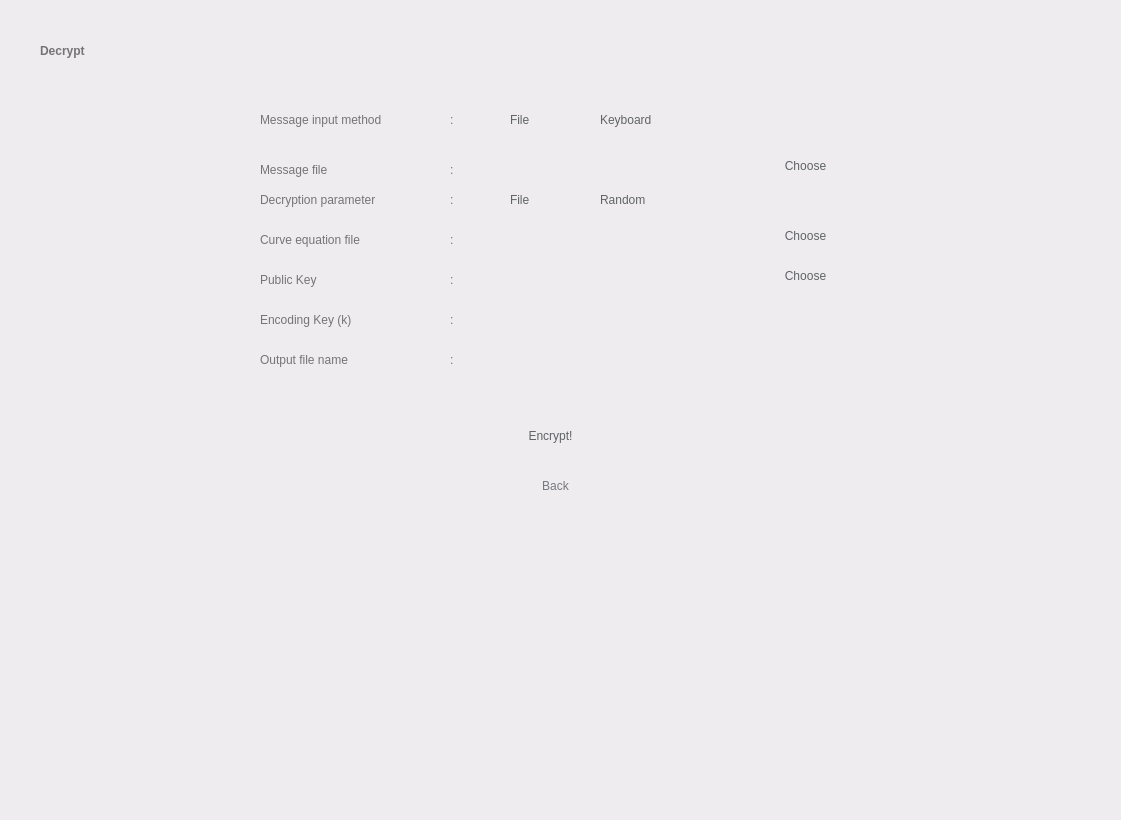
<?xml version="1.0" encoding="UTF-8"?>
<ui version="4.0">
 <class>Widget</class>
 <widget class="QWidget" name="Widget">
  <property name="geometry">
   <rect>
    <x>0</x>
    <y>0</y>
    <width>1121</width>
    <height>820</height>
   </rect>
  </property>
  <property name="windowTitle">
   <string>Widget</string>
  </property>
  <property name="styleSheet">
   <string notr="true">background-color: rgb(238, 236, 239);</string>
  </property>
  <widget class="QWidget" name="widget1" native="true">
   <property name="geometry">
    <rect>
     <x>0</x>
     <y>0</y>
     <width>1121</width>
     <height>821</height>
    </rect>
   </property>
   <property name="styleSheet">
    <string notr="true">QWidget#widget1 {background-color: rgb(246, 245, 247);};

</string>
   </property>
   <widget class="QLabel" name="label">
    <property name="geometry">
     <rect>
      <x>40</x>
      <y>30</y>
      <width>241</width>
      <height>41</height>
     </rect>
    </property>
    <property name="styleSheet">
     <string notr="true">background-color: rgba(255, 255, 255, 0);
color: rgb(116, 116, 118);
font: 36pt &quot;Product Sans&quot;;
font-weight: bold;
</string>
    </property>
    <property name="text">
     <string>Decrypt</string>
    </property>
    <property name="alignment">
     <set>Qt::AlignLeading|Qt::AlignLeft|Qt::AlignVCenter</set>
    </property>
   </widget>
   <widget class="QPushButton" name="goButton">
    <property name="geometry">
     <rect>
      <x>470</x>
      <y>410</y>
      <width>161</width>
      <height>51</height>
     </rect>
    </property>
    <property name="styleSheet">
     <string notr="true">font: 17pt &quot;Product Sans&quot;;
color: rgb(96, 99, 103);
border-radius: 25px;
</string>
    </property>
    <property name="text">
     <string>Encrypt!</string>
    </property>
   </widget>
   <widget class="QRadioButton" name="inputButton_1">
    <property name="geometry">
     <rect>
      <x>490</x>
      <y>110</y>
      <width>61</width>
      <height>20</height>
     </rect>
    </property>
    <property name="styleSheet">
     <string notr="true">font: 15pt &quot;Product Sans&quot;;
border-radius: 4px;
color: rgb(96, 99, 103);
background-color: rgba(255, 255, 255, 0);
</string>
    </property>
    <property name="text">
     <string>File</string>
    </property>
    <property name="autoExclusive">
     <bool>true</bool>
    </property>
    <attribute name="buttonGroup">
     <string notr="true">buttonGroup</string>
    </attribute>
   </widget>
   <widget class="QRadioButton" name="inputButton_2">
    <property name="geometry">
     <rect>
      <x>580</x>
      <y>110</y>
      <width>101</width>
      <height>20</height>
     </rect>
    </property>
    <property name="styleSheet">
     <string notr="true">font: 15pt &quot;Product Sans&quot;;
background-color: rgba(255, 255, 255, 0);
border-radius: 4px;
color: rgb(96, 99, 103);
</string>
    </property>
    <property name="text">
     <string>Keyboard</string>
    </property>
    <attribute name="buttonGroup">
     <string notr="true">buttonGroup</string>
    </attribute>
   </widget>
   <widget class="QLineEdit" name="inputFileField">
    <property name="geometry">
     <rect>
      <x>470</x>
      <y>150</y>
      <width>291</width>
      <height>31</height>
     </rect>
    </property>
    <property name="styleSheet">
     <string notr="true">border-radius: 2px;
padding-left: 10px;
color: rgb(116, 116, 118);
</string>
    </property>
    <property name="readOnly">
     <bool>true</bool>
    </property>
   </widget>
   <widget class="QPushButton" name="messageFileButton">
    <property name="geometry">
     <rect>
      <x>770</x>
      <y>150</y>
      <width>71</width>
      <height>31</height>
     </rect>
    </property>
    <property name="styleSheet">
     <string notr="true">font: 15pt &quot;Product Sans&quot;;
color: rgb(96, 99, 103);
border-radius: 15px;
</string>
    </property>
    <property name="text">
     <string>Choose</string>
    </property>
   </widget>
   <widget class="QLabel" name="label_6">
    <property name="geometry">
     <rect>
      <x>260</x>
      <y>110</y>
      <width>171</width>
      <height>20</height>
     </rect>
    </property>
    <property name="styleSheet">
     <string notr="true">background-color: rgba(255, 255, 255, 0);
font: 15pt &quot;Product Sans&quot;;
color: rgb(116, 116, 118);</string>
    </property>
    <property name="text">
     <string>Message input method</string>
    </property>
    <property name="alignment">
     <set>Qt::AlignLeading|Qt::AlignLeft|Qt::AlignVCenter</set>
    </property>
   </widget>
   <widget class="QLabel" name="label_7">
    <property name="geometry">
     <rect>
      <x>260</x>
      <y>160</y>
      <width>171</width>
      <height>20</height>
     </rect>
    </property>
    <property name="styleSheet">
     <string notr="true">background-color: rgba(255, 255, 255, 0);
font: 15pt &quot;Product Sans&quot;;
color: rgb(116, 116, 118);</string>
    </property>
    <property name="text">
     <string>Message file</string>
    </property>
    <property name="alignment">
     <set>Qt::AlignLeading|Qt::AlignLeft|Qt::AlignVCenter</set>
    </property>
   </widget>
   <widget class="QLabel" name="label_10">
    <property name="geometry">
     <rect>
      <x>260</x>
      <y>270</y>
      <width>171</width>
      <height>20</height>
     </rect>
    </property>
    <property name="styleSheet">
     <string notr="true">background-color: rgba(255, 255, 255, 0);
font: 15pt &quot;Product Sans&quot;;
color: rgb(116, 116, 118);</string>
    </property>
    <property name="text">
     <string>Public Key</string>
    </property>
    <property name="alignment">
     <set>Qt::AlignLeading|Qt::AlignLeft|Qt::AlignVCenter</set>
    </property>
   </widget>
   <widget class="QLabel" name="label_13">
    <property name="geometry">
     <rect>
      <x>450</x>
      <y>160</y>
      <width>16</width>
      <height>20</height>
     </rect>
    </property>
    <property name="styleSheet">
     <string notr="true">background-color: rgba(255, 255, 255, 0);
font: 15pt &quot;Product Sans&quot;;
color: rgb(116, 116, 118);</string>
    </property>
    <property name="text">
     <string>:</string>
    </property>
    <property name="alignment">
     <set>Qt::AlignLeading|Qt::AlignLeft|Qt::AlignVCenter</set>
    </property>
   </widget>
   <widget class="QLabel" name="label_15">
    <property name="geometry">
     <rect>
      <x>450</x>
      <y>110</y>
      <width>16</width>
      <height>20</height>
     </rect>
    </property>
    <property name="styleSheet">
     <string notr="true">background-color: rgba(255, 255, 255, 0);
font: 15pt &quot;Product Sans&quot;;
color: rgb(116, 116, 118);</string>
    </property>
    <property name="text">
     <string>:</string>
    </property>
    <property name="alignment">
     <set>Qt::AlignLeading|Qt::AlignLeft|Qt::AlignVCenter</set>
    </property>
   </widget>
   <widget class="QLabel" name="label_17">
    <property name="geometry">
     <rect>
      <x>450</x>
      <y>270</y>
      <width>16</width>
      <height>20</height>
     </rect>
    </property>
    <property name="styleSheet">
     <string notr="true">background-color: rgba(255, 255, 255, 0);
font: 15pt &quot;Product Sans&quot;;
color: rgb(116, 116, 118);</string>
    </property>
    <property name="text">
     <string>:</string>
    </property>
    <property name="alignment">
     <set>Qt::AlignLeading|Qt::AlignLeft|Qt::AlignVCenter</set>
    </property>
   </widget>
   <widget class="QPushButton" name="backButton">
    <property name="geometry">
     <rect>
      <x>520</x>
      <y>470</y>
      <width>71</width>
      <height>31</height>
     </rect>
    </property>
    <property name="styleSheet">
     <string notr="true">font: 12pt &quot;Product Sans&quot;;
color: rgb(118, 121, 128);
background-color: rgba(255, 255, 255, 0);
border-radius: 15px;
</string>
    </property>
    <property name="text">
     <string>Back</string>
    </property>
   </widget>
   <widget class="QLineEdit" name="Factor2KeyField">
    <property name="geometry">
     <rect>
      <x>470</x>
      <y>300</y>
      <width>291</width>
      <height>31</height>
     </rect>
    </property>
    <property name="styleSheet">
     <string notr="true">border-radius: 2px;
padding-left: 10px;
color: rgb(116, 116, 118);
</string>
    </property>
   </widget>
   <widget class="QLabel" name="label_14">
    <property name="geometry">
     <rect>
      <x>260</x>
      <y>310</y>
      <width>171</width>
      <height>20</height>
     </rect>
    </property>
    <property name="styleSheet">
     <string notr="true">background-color: rgba(255, 255, 255, 0);
font: 15pt &quot;Product Sans&quot;;
color: rgb(116, 116, 118);</string>
    </property>
    <property name="text">
     <string>Encoding Key (k)</string>
    </property>
    <property name="alignment">
     <set>Qt::AlignLeading|Qt::AlignLeft|Qt::AlignVCenter</set>
    </property>
   </widget>
   <widget class="QLabel" name="label_19">
    <property name="geometry">
     <rect>
      <x>450</x>
      <y>310</y>
      <width>16</width>
      <height>20</height>
     </rect>
    </property>
    <property name="styleSheet">
     <string notr="true">background-color: rgba(255, 255, 255, 0);
font: 15pt &quot;Product Sans&quot;;
color: rgb(116, 116, 118);</string>
    </property>
    <property name="text">
     <string>:</string>
    </property>
    <property name="alignment">
     <set>Qt::AlignLeading|Qt::AlignLeft|Qt::AlignVCenter</set>
    </property>
   </widget>
   <widget class="QLineEdit" name="KeyFileName">
    <property name="geometry">
     <rect>
      <x>470</x>
      <y>340</y>
      <width>291</width>
      <height>31</height>
     </rect>
    </property>
    <property name="styleSheet">
     <string notr="true">border-radius: 2px;
padding-left: 10px;
color: rgb(116, 116, 118);
</string>
    </property>
   </widget>
   <widget class="QLabel" name="label_31">
    <property name="geometry">
     <rect>
      <x>260</x>
      <y>350</y>
      <width>171</width>
      <height>20</height>
     </rect>
    </property>
    <property name="styleSheet">
     <string notr="true">background-color: rgba(255, 255, 255, 0);
font: 15pt &quot;Product Sans&quot;;
color: rgb(116, 116, 118);</string>
    </property>
    <property name="text">
     <string>Output file name</string>
    </property>
    <property name="alignment">
     <set>Qt::AlignLeading|Qt::AlignLeft|Qt::AlignVCenter</set>
    </property>
   </widget>
   <widget class="QLabel" name="label_30">
    <property name="geometry">
     <rect>
      <x>450</x>
      <y>350</y>
      <width>16</width>
      <height>20</height>
     </rect>
    </property>
    <property name="styleSheet">
     <string notr="true">background-color: rgba(255, 255, 255, 0);
font: 15pt &quot;Product Sans&quot;;
color: rgb(116, 116, 118);</string>
    </property>
    <property name="text">
     <string>:</string>
    </property>
    <property name="alignment">
     <set>Qt::AlignLeading|Qt::AlignLeft|Qt::AlignVCenter</set>
    </property>
   </widget>
   <widget class="QLineEdit" name="messageOutput">
    <property name="geometry">
     <rect>
      <x>260</x>
      <y>530</y>
      <width>591</width>
      <height>181</height>
     </rect>
    </property>
    <property name="styleSheet">
     <string notr="true">border-radius: 2px;
padding-left: 10px;
color: rgb(116, 116, 118);
</string>
    </property>
   </widget>
   <widget class="QRadioButton" name="inputButton_5">
    <property name="geometry">
     <rect>
      <x>580</x>
      <y>190</y>
      <width>101</width>
      <height>20</height>
     </rect>
    </property>
    <property name="styleSheet">
     <string notr="true">font: 15pt &quot;Product Sans&quot;;
background-color: rgba(255, 255, 255, 0);
border-radius: 4px;
color: rgb(96, 99, 103);
</string>
    </property>
    <property name="text">
     <string>Random</string>
    </property>
   </widget>
   <widget class="QRadioButton" name="inputButton_6">
    <property name="geometry">
     <rect>
      <x>490</x>
      <y>190</y>
      <width>81</width>
      <height>20</height>
     </rect>
    </property>
    <property name="styleSheet">
     <string notr="true">font: 15pt &quot;Product Sans&quot;;
border-radius: 4px;
color: rgb(96, 99, 103);
background-color: rgba(255, 255, 255, 0);
</string>
    </property>
    <property name="text">
     <string>File</string>
    </property>
    <property name="autoExclusive">
     <bool>true</bool>
    </property>
   </widget>
   <widget class="QLabel" name="label_20">
    <property name="geometry">
     <rect>
      <x>450</x>
      <y>190</y>
      <width>16</width>
      <height>20</height>
     </rect>
    </property>
    <property name="styleSheet">
     <string notr="true">background-color: rgba(255, 255, 255, 0);
font: 15pt &quot;Product Sans&quot;;
color: rgb(116, 116, 118);</string>
    </property>
    <property name="text">
     <string>:</string>
    </property>
    <property name="alignment">
     <set>Qt::AlignLeading|Qt::AlignLeft|Qt::AlignVCenter</set>
    </property>
   </widget>
   <widget class="QLabel" name="label_21">
    <property name="geometry">
     <rect>
      <x>260</x>
      <y>190</y>
      <width>171</width>
      <height>20</height>
     </rect>
    </property>
    <property name="styleSheet">
     <string notr="true">background-color: rgba(255, 255, 255, 0);
font: 15pt &quot;Product Sans&quot;;
color: rgb(116, 116, 118);</string>
    </property>
    <property name="text">
     <string>Decryption parameter</string>
    </property>
    <property name="alignment">
     <set>Qt::AlignLeading|Qt::AlignLeft|Qt::AlignVCenter</set>
    </property>
   </widget>
   <widget class="QLabel" name="label_42">
    <property name="geometry">
     <rect>
      <x>450</x>
      <y>230</y>
      <width>16</width>
      <height>20</height>
     </rect>
    </property>
    <property name="styleSheet">
     <string notr="true">background-color: rgba(255, 255, 255, 0);
font: 15pt &quot;Product Sans&quot;;
color: rgb(116, 116, 118);</string>
    </property>
    <property name="text">
     <string>:</string>
    </property>
    <property name="alignment">
     <set>Qt::AlignLeading|Qt::AlignLeft|Qt::AlignVCenter</set>
    </property>
   </widget>
   <widget class="QLabel" name="label_43">
    <property name="geometry">
     <rect>
      <x>260</x>
      <y>230</y>
      <width>171</width>
      <height>20</height>
     </rect>
    </property>
    <property name="styleSheet">
     <string notr="true">background-color: rgba(255, 255, 255, 0);
font: 15pt &quot;Product Sans&quot;;
color: rgb(116, 116, 118);</string>
    </property>
    <property name="text">
     <string>Curve equation file</string>
    </property>
    <property name="alignment">
     <set>Qt::AlignLeading|Qt::AlignLeft|Qt::AlignVCenter</set>
    </property>
   </widget>
   <widget class="QPushButton" name="messageFileButton_3">
    <property name="geometry">
     <rect>
      <x>770</x>
      <y>220</y>
      <width>71</width>
      <height>31</height>
     </rect>
    </property>
    <property name="styleSheet">
     <string notr="true">font: 15pt &quot;Product Sans&quot;;
color: rgb(96, 99, 103);
border-radius: 15px;
</string>
    </property>
    <property name="text">
     <string>Choose</string>
    </property>
   </widget>
   <widget class="QLineEdit" name="inputFileField_3">
    <property name="geometry">
     <rect>
      <x>470</x>
      <y>220</y>
      <width>291</width>
      <height>31</height>
     </rect>
    </property>
    <property name="styleSheet">
     <string notr="true">border-radius: 2px;
padding-left: 10px;
color: rgb(116, 116, 118);
</string>
    </property>
    <property name="readOnly">
     <bool>true</bool>
    </property>
   </widget>
   <widget class="QLineEdit" name="inputFileField_4">
    <property name="geometry">
     <rect>
      <x>470</x>
      <y>260</y>
      <width>291</width>
      <height>31</height>
     </rect>
    </property>
    <property name="styleSheet">
     <string notr="true">border-radius: 2px;
padding-left: 10px;
color: rgb(116, 116, 118);
</string>
    </property>
    <property name="readOnly">
     <bool>true</bool>
    </property>
   </widget>
   <widget class="QPushButton" name="messageFileButton_4">
    <property name="geometry">
     <rect>
      <x>770</x>
      <y>260</y>
      <width>71</width>
      <height>31</height>
     </rect>
    </property>
    <property name="styleSheet">
     <string notr="true">font: 15pt &quot;Product Sans&quot;;
color: rgb(96, 99, 103);
border-radius: 15px;
</string>
    </property>
    <property name="text">
     <string>Choose</string>
    </property>
   </widget>
  </widget>
 </widget>
 <resources/>
 <connections/>
 <buttongroups>
  <buttongroup name="buttonGroup"/>
 </buttongroups>
</ui>
